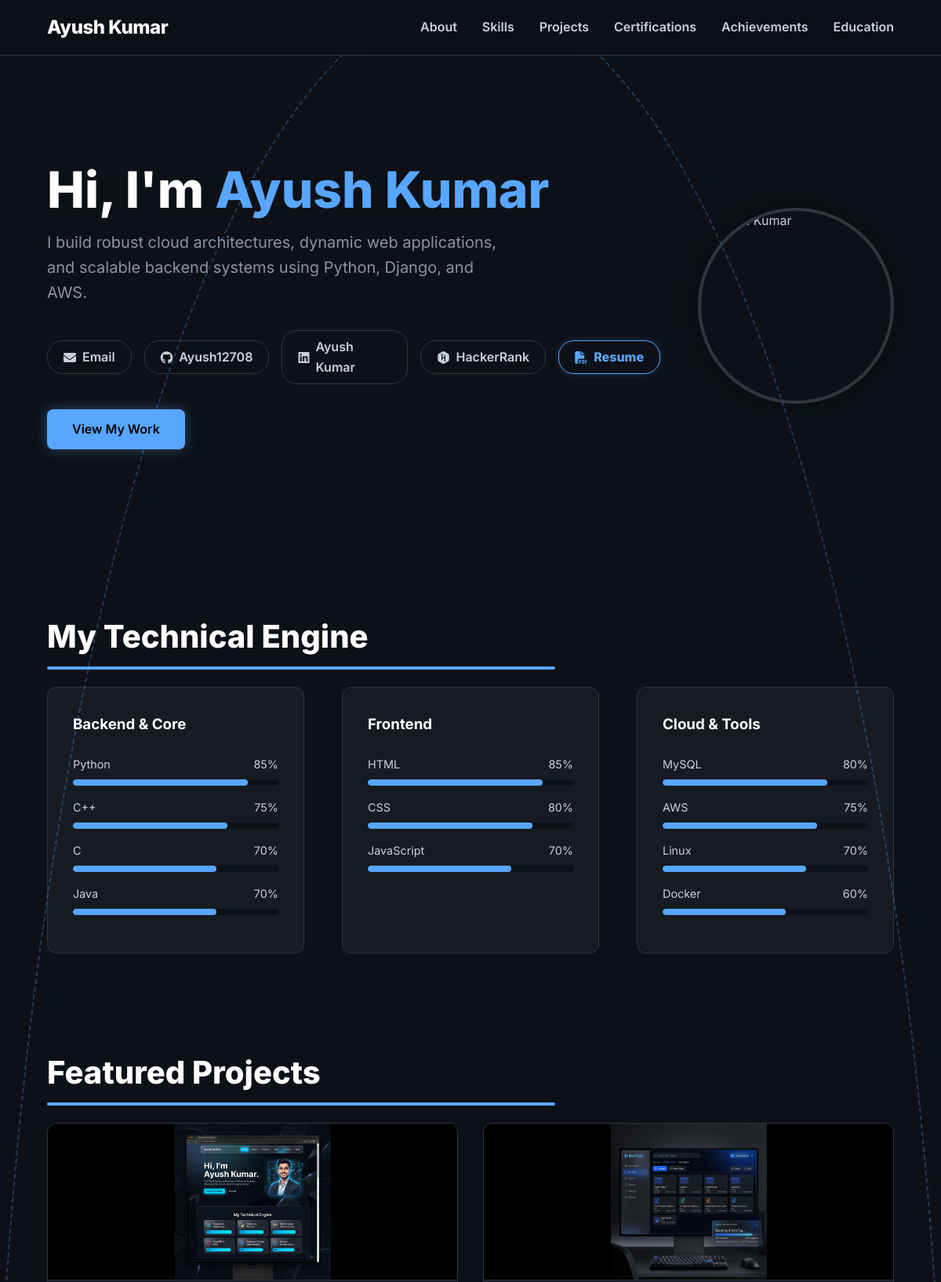
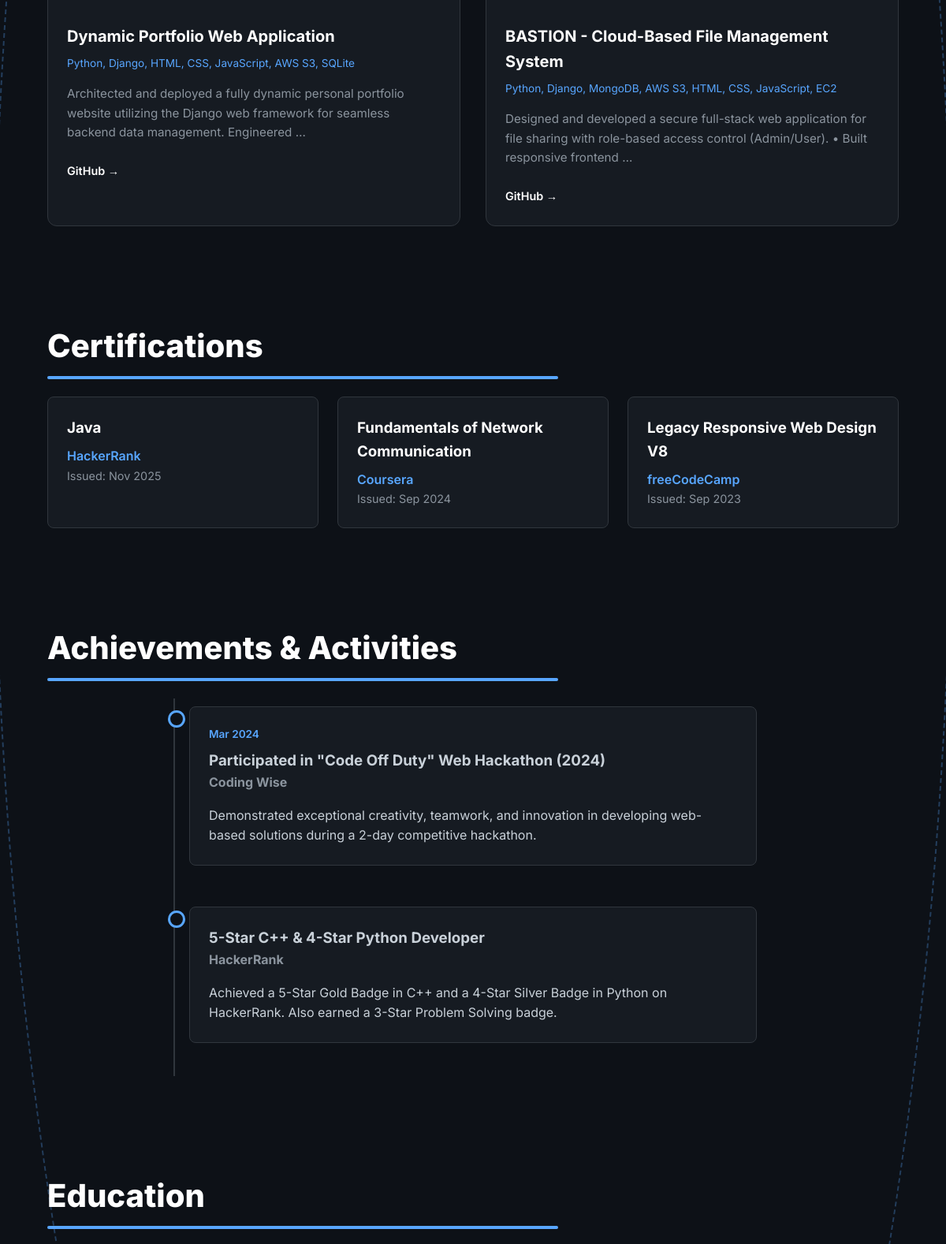
The page / (upper part) on the database its author committed (2 pictures, top to bottom).
### portfolio/models.py (models this page shows, shortened)
class ProfileLink(models.Model):
    name = models.CharField(max_length=100, help_text="e.g., GitHub, LinkedIn, Email")
    url = models.URLField()
    icon_class = models.CharField(max_length=100, blank=True, null=True, help_text="FontAwesome class or similar")

class Skill(models.Model):
    name = models.CharField(max_length=100)
    CATEGORY_CHOICES = (
        ('frontend', 'Frontend'),
        ('backend', 'Backend'),
        ('tools', 'Tools & DevOps'),
    )
    category = models.CharField(max_length=20, choices=CATEGORY_CHOICES, default='backend')
    proficiency = models.IntegerField(default=50, help_text="Percentage out of 100")

class Project(models.Model):
    title = models.CharField(max_length=200)
    description = models.TextField()
    image = models.ImageField(upload_to='portfolio/projects/')
    technologies = models.CharField(max_length=200, help_text="e.g., Python, Django, AWS")
    github_link = models.URLField(blank=True, null=True)
    live_link = models.URLField(blank=True, null=True)
    created_at = models.DateTimeField(auto_now_add=True)

class Certification(models.Model):
    title = models.CharField(max_length=200)
    issuer = models.CharField(max_length=200)
    date_issued = models.DateField(blank=True, null=True)
    credential_url = models.URLField(blank=True, null=True)
    class Meta:
        ordering = ['-date_issued']

class Achievement(models.Model):
    title = models.CharField(max_length=200)
    organization = models.CharField(max_length=200, blank=True, null=True)
    description = models.TextField()
    date = models.DateField(blank=True, null=True)
    credential_url = models.URLField(blank=True, null=True)
    class Meta:
        ordering = ['-date']

### portfolio/views.py (the view, shortened to what this page needs)
def index(request):
    projects = Project.objects.all().order_by('-created_at')
    backend_skills = Skill.objects.filter(category='backend').order_by('-proficiency')
    frontend_skills = Skill.objects.filter(category='frontend').order_by('-proficiency')
    tools_skills = Skill.objects.filter(category='tools').order_by('-proficiency')
    experiences = Experience.objects.all()
    educations = Education.objects.all()
    links = ProfileLink.objects.all()
    certifications = Certification.objects.all()
    achievements = Achievement.objects.all()
    context = {
        'projects': projects,
        'backend_skills': backend_skills,
        'frontend_skills': frontend_skills,
        'tools_skills': tools_skills,
        'experiences': experiences,
        'educations': educations,
        'links': links,
        'certifications': certifications,
        'achievements': achievements,
    }
    return render(request, 'portfolio/index.html', context)

### portfolio/templates/portfolio/index.html (shortened to what this page needs)
{% load static %}
<!DOCTYPE html>
<html lang="en">
<head>
    <link rel="stylesheet" href="{% static 'portfolio/style.css' %}?v=1.1">
    <link rel="stylesheet" href="https://cdnjs.cloudflare.com/ajax/libs/font-awesome/6.4.0/css/all.min.css">
</head>
<body>
    <header>
        <a href="#" class="logo">Ayush Kumar</a>
        <nav>
            <ul>
                <li><a href="#about">About</a></li>
                <li><a href="#skills">Skills</a></li>
                <li><a href="#projects">Projects</a></li>
                <li><a href="#certifications">Certifications</a></li>
                <li><a href="#achievements">Achievements</a></li>
                <li><a href="#education">Education</a></li>
            </ul>
        </nav>
    </header>
    <section id="about" class="hero">
        <div class="hero-container">
            <div class="hero-content">
                <h1>Hi, I'm <span>Ayush Kumar</span></h1>
                <p>I build robust cloud architectures, dynamic web applications, and scalable backend systems using
                    Python,
                    Django, and AWS.</p>
                <div class="hero-links" style="margin-bottom: 2rem; display: flex; gap: 1rem; align-items: center;">
                    {% for link in links %}
                    <a href="{{ link.url }}" target="_blank" class="link-item"
                        style="color: var(--text-primary); text-decoration: none; font-weight: 600; border: 1px solid var(--border-color); padding: 8px 20px; border-radius: 20px; transition: 0.3s; display: flex; align-items: center; gap: 8px;">
                        {% if link.icon_class %}<i class="{{ link.icon_class }}"></i>{% endif %} {{ link.name }}
                    </a>
                    {% endfor %}
                    <a href="https://drive.google.com/file/d/1stFPg3CVz1QUDlDwyo8vyoOGeNjzXlH2/view?usp=sharing"
                        target="_blank" class="link-item"
                        style="color: var(--accent-color); text-decoration: none; font-weight: 800; border: 1px solid var(--accent-color); padding: 8px 20px; border-radius: 20px; transition: 0.3s; box-shadow: 0 0 10px rgba(88, 166, 255, 0.2); display: flex; align-items: center; gap: 8px;">
                        <i class="fas fa-file-pdf"></i> Resume
                    </a>
                </div>
                <a href="#projects" class="btn btn-primary">View My Work</a>
            </div>
            <div class="hero-image-container">
                <img src="https://github.com/Ayush12708.png" alt="Ayush Kumar" class="profile-pic">
            </div>
        </div>
    </section>
    <section id="skills">
        <h2 class="section-title">My Technical Engine</h2>
        <div class="skills-container">
            <div class="skill-category">
                <h3>Backend & Core</h3>
                {% for skill in backend_skills %}
                <div class="skill-item">
                    <div class="skill-header">
                        <span>{{ skill.name }}</span>
                        <span>{{ skill.proficiency }}%</span>
                    </div>
                    <div class="skill-bar">
                        <div class="skill-progress" style="width: {{ skill.proficiency }}%"></div>
                    </div>
                </div>
                {% empty %}
                <p>No backend skills added yet.</p>
                {% endfor %}
            </div>
            <div class="skill-category">
                <h3>Frontend</h3>
                {% for skill in frontend_skills %}
                <div class="skill-item">
                    <div class="skill-header">
                        <span>{{ skill.name }}</span>
                        <span>{{ skill.proficiency }}%</span>
                    </div>
                    <div class="skill-bar">
                        <div class="skill-progress" style="width: {{ skill.proficiency }}%"></div>
                    </div>
                </div>
                {% endfor %}
            </div>
            <div class="skill-category">
                <h3>Cloud & Tools</h3>
                {% for skill in tools_skills %}
                <div class="skill-item">
                    <div class="skill-header">
                        <span>{{ skill.name }}</span>
                        <span>{{ skill.proficiency }}%</span>
                    </div>
                    <div class="skill-bar">
                        <div class="skill-progress" style="width: {{ skill.proficiency }}%"></div>
                    </div>
                </div>
                {% endfor %}
            </div>
        </div>
    </section>
    <section id="projects">
        <h2 class="section-title">Featured Projects</h2>
        <div class="projects-grid">
            {% for project in projects %}
            <div class="project-card">
                {% if project.image %}
                <img src="{{ project.image.url }}" alt="{{ project.title }}" class="project-image">
                {% else %}
                <div class="project-image"
                    style="background: #222; display: flex; align-items: center; justify-content: center;">No Image
                </div>
                {% endif %}
                <div class="project-content">
                    <h3 class="project-title">{{ project.title }}</h3>
                    <div class="project-tech">{{ project.technologies }}</div>
                    <p class="project-desc">{{ project.description|truncatewords:20 }}</p>
                    <div class="project-links">
                        {% if project.github_link %}
                        <a href="{{ project.github_link }}" target="_blank">GitHub &rarr;</a>
                        {% endif %}
                    </div>
                </div>
            </div>
            {% empty %}
            <p>No projects added yet.</p>
            {% endfor %}
        </div>
    </section>
    <section id="certifications">
        <h2 class="section-title">Certifications</h2>
        <div style="display: grid; grid-template-columns: repeat(auto-fit, minmax(300px, 1fr)); gap: 1.5rem;">
            {% for cert in certifications %}
            <div
                style="background: var(--card-bg); padding: 1.5rem; border-radius: 8px; border: 1px solid var(--border-color);">
                <h3 style="color: #fff; margin-bottom: 0.5rem;">{{ cert.title }}</h3>
                <p style="color: var(--accent-color); font-weight: 600;">{{ cert.issuer }}</p>
                {% if cert.date_issued %}
                <p style="color: var(--text-secondary); font-size: 0.9rem;">Issued: {{ cert.date_issued|date:"M Y" }}
                </p>
                {% endif %}
            </div>
            {% empty %}
            <p>No certifications added yet.</p>
            {% endfor %}
        </div>
    </section>
    <section id="achievements">
        <h2 class="section-title">Achievements & Activities</h2>
        <div class="timeline">
            {% for achievement in achievements %}
            <div class="timeline-item">
                <div class="timeline-content">
                    {% if achievement.date %}
                    <div class="timeline-date">{{ achievement.date|date:"M Y" }}</div>
                    {% endif %}
                    <h3>{{ achievement.title }}</h3>
                    <h4 style="color: var(--text-secondary); margin-bottom: 1rem;">{{ achievement.organization }}</h4>
                    <p>{{ achievement.description|linebreaks }}</p>
                </div>
            </div>
            {% empty %}
            <p>No achievements added yet.</p>
            {% endfor %}
        </div>
    </section>
    <section id="education">
        <h2 class="section-title">Education</h2>
    </section>
</body>
</html>

### rows shown on the page
ProfileLink: name "Email"
ProfileLink: name "Ayush12708"
ProfileLink: name "Ayush Kumar"
ProfileLink: name "HackerRank"
Skill: name "Python", proficiency "85"
Skill: name "C++", proficiency "75"
Skill: name "C", proficiency "70"
Skill: name "Java", proficiency "70"
Skill: name "HTML", proficiency "85"
Skill: name "CSS", proficiency "80"
Skill: name "JavaScript", proficiency "70"
Skill: name "MySQL", proficiency "80"
Skill: name "AWS", proficiency "75"
Skill: name "Linux", proficiency "70"
Skill: name "Docker", proficiency "60"
Project: image (picture), title "Dynamic Portfolio Web Application", technologies "Python, Django, HTML, CSS, JavaScript, AWS S3, SQLite", description "Architected and deployed a fully dynamic personal portfolio website utilizing the Django web framework for seamless backend data management. Engineered …"
Project: image (picture), title "BASTION - Cloud-Based File Management System", technologies "Python, Django, MongoDB, AWS S3, HTML, CSS, JavaScript, EC2", description "Designed and developed a secure full-stack web application for file sharing with role-based access control (Admin/User). • Built responsive frontend …"
Certification: title "Java", issuer "HackerRank", date_issued "Nov 2025"
Certification: title "Fundamentals of Network Communication", issuer "Coursera", date_issued "Sep 2024"
Certification: title "Legacy Responsive Web Design V8", issuer "freeCodeCamp", date_issued "Sep 2023"
Achievement: date "Mar 2024", title "Participated in \"Code Off Duty\" Web Hackathon (2024)", organization "Coding Wise", description "Demonstrated exceptional creativity, teamwork, and innovation in developing web-based solutions during a 2-day competitive hackathon."
Achievement: title "5-Star C++ & 4-Star Python Developer", organization "HackerRank", description "Achieved a 5-Star Gold Badge in C++ and a 4-Star Silver Badge in Python on HackerRank. Also earned a 3-Star Problem Solving badge."
